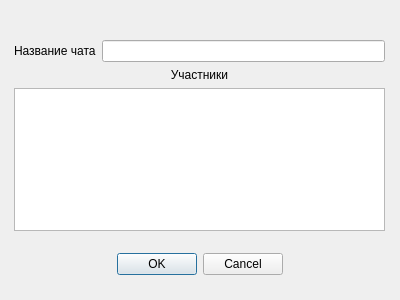
<?xml version="1.0" encoding="UTF-8"?>
<ui version="4.0">
 <class>NewChat</class>
 <widget class="QDialog" name="NewChat">
  <property name="geometry">
   <rect>
    <x>0</x>
    <y>0</y>
    <width>400</width>
    <height>300</height>
   </rect>
  </property>
  <property name="windowTitle">
   <string>Dialog</string>
  </property>
  <widget class="QDialogButtonBox" name="buttonBox">
   <property name="geometry">
    <rect>
     <x>90</x>
     <y>250</y>
     <width>193</width>
     <height>29</height>
    </rect>
   </property>
   <property name="standardButtons">
    <set>QDialogButtonBox::Cancel|QDialogButtonBox::Ok</set>
   </property>
  </widget>
  <widget class="QWidget" name="">
   <property name="geometry">
    <rect>
     <x>14</x>
     <y>40</y>
     <width>371</width>
     <height>191</height>
    </rect>
   </property>
   <layout class="QGridLayout" name="gridLayout">
    <item row="3" column="0" colspan="2">
     <widget class="QListWidget" name="listWidget"/>
    </item>
    <item row="0" column="1">
     <widget class="QLineEdit" name="chatLine"/>
    </item>
    <item row="0" column="0">
     <widget class="QLabel" name="chatLabel">
      <property name="text">
       <string>Название чата</string>
      </property>
     </widget>
    </item>
    <item row="2" column="0" colspan="2">
     <widget class="QLabel" name="membersLabel">
      <property name="text">
       <string>&lt;html&gt;&lt;head/&gt;&lt;body&gt;&lt;p align=&quot;center&quot;&gt;Участники&lt;/p&gt;&lt;/body&gt;&lt;/html&gt;</string>
      </property>
     </widget>
    </item>
   </layout>
  </widget>
 </widget>
 <resources/>
 <connections/>
</ui>
